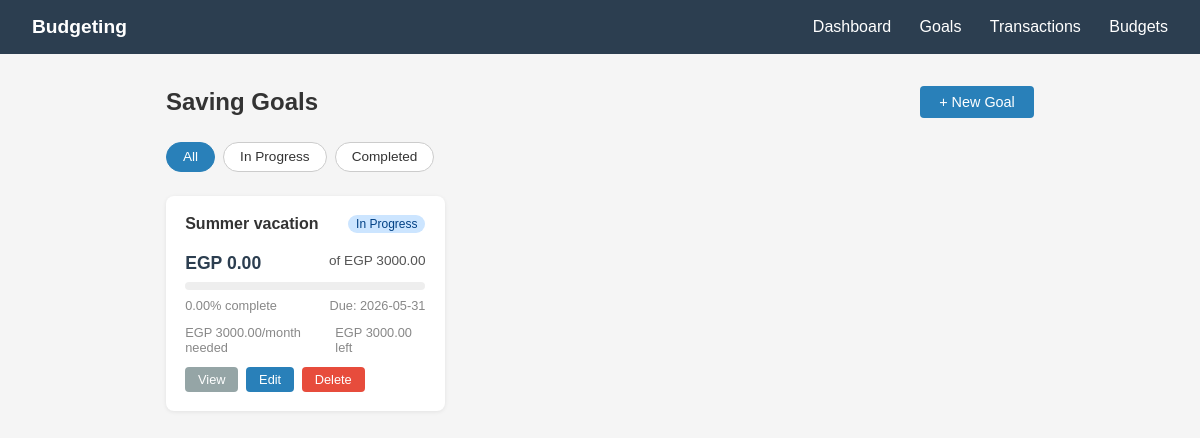
The page /saving-goals/ (signed in) on the database as committed earlier.
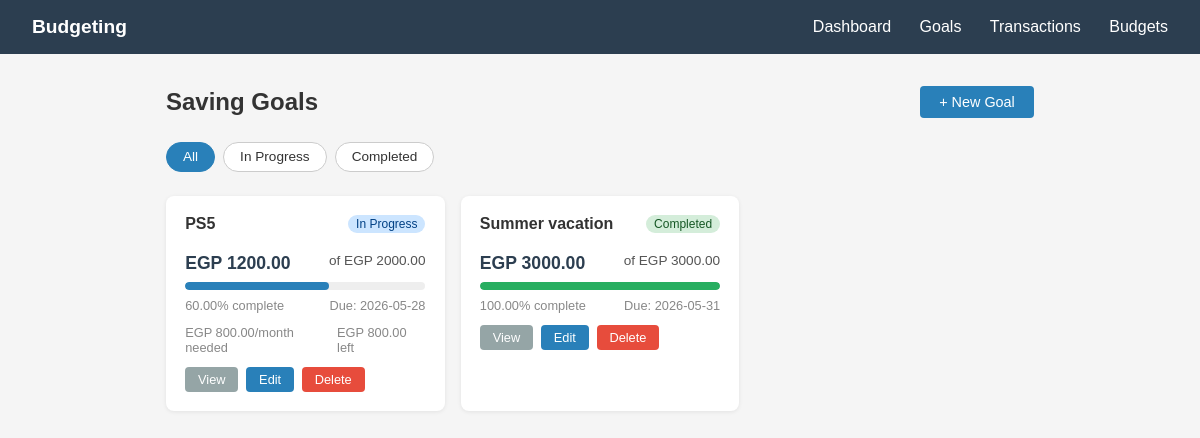
The same page on the database as committed later.
### saving_goals/models.py (models this page shows, shortened)
class SavingGoal(models.Model):
    class Status(models.TextChoices):
        IN_PROGRESS = "In Progress", "In Progress"
        COMPLETED   = "Completed",   "Completed"
    user = models.ForeignKey(settings.AUTH_USER_MODEL, on_delete=models.CASCADE, related_name="saving_goals")
    goal_name= models.CharField(max_length=100)
    target_amount = models.DecimalField(max_digits=10, decimal_places=2)
    current_amount = models.DecimalField(max_digits=10, decimal_places=2, default=0.00)
    deadline = models.DateField()
    status= models.CharField(max_length=20, choices=Status.choices, default=Status.IN_PROGRESS)
    created_at = models.DateTimeField(auto_now_add=True)
    updated_at = models.DateTimeField(auto_now=True)
    class Meta:
        ordering = ["deadline"]
        verbose_name = "Saving Goal"
        verbose_name_plural = "Saving Goals"

### saving_goals/views.py (the view)
# urls.py: path("", views.SavingGoalListView.as_view(),name="saving-goals-list"),
class SavingGoalListView(LoginRequiredMixin, View):
    def get(self, request):
        status_filter = request.GET.get("status")
        goals = services.get_user_goals(request.user, status_filter=status_filter)
        context = {
            "goals":[services.build_goal_data(g) for g in goals],
            "status_filter": status_filter,
        }
        return render(request, "saving_goals/list.html", context)

### saving_goals/services.py (called while the page is built)
def get_user_goals(user, status_filter=None):
    qs = SavingGoal.objects.filter(user=user)
    if status_filter:
        qs = qs.filter(status=status_filter)
    return qs

def calculate_progress(goal):
    if goal.target_amount == 0:
        return Decimal("0.00")
    raw = (goal.current_amount / goal.target_amount) * 100
    return min(Decimal("100.00"), round(raw, 2))

def calculate_monthly_saving_needed(goal):
    today  = timezone.now().date()
    months = (goal.deadline.year - today.year) * 12 + (goal.deadline.month - today.month)
    months = max(1, months)
    remaining = max(Decimal("0.00"), goal.target_amount - goal.current_amount)
    return round(remaining / months, 2)

### saving_goals/singleton.py (called while the page is built)
    def __new__(cls):
        if cls._instance is None:
            cls._instance = object.__new__(SessionManager)
            cls._instance._session_data = {}
        return cls._instance

    def set(self, key: str, value):
        self._session_data[key] = value

### saving_goals/templates/saving_goals/list.html (shortened to what this page needs)
{% extends "base.html" %}
{% block content %}
<div class="page-header">
    <h1>Saving Goals</h1>
    <a href="{% url 'saving-goals-create' %}" class="btn btn-primary">+ New Goal</a>
</div>
<div class="filters">
    <a href="{% url 'saving-goals-list' %}" class="filter-btn {% if not status_filter %}active{% endif %}">All</a>
    <a href="{% url 'saving-goals-list' %}?status=In+Progress" class="filter-btn {% if status_filter == 'In Progress' %}active{% endif %}">In Progress</a>
    <a href="{% url 'saving-goals-list' %}?status=Completed" class="filter-btn {% if status_filter == 'Completed' %}active{% endif %}">Completed</a>
</div>
{% if goals %}
<div class="goals-grid">
    {% for goal in goals %}
    <div class="goal-card">
        <div style="display:flex; justify-content:space-between; align-items:flex-start; margin-bottom:0.5rem;">
            <h3>{{ goal.goal_name }}</h3>
            <span class="status-badge {% if goal.status == 'Completed' %}completed{% else %}in-progress{% endif %}">
                {{ goal.status }}
            </span>
        </div>
        <div class="amounts">
            <span class="current">EGP {{ goal.current_amount }}</span>
            <span>of EGP {{ goal.target_amount }}</span>
        </div>
        <div class="progress-track">
            <div class="progress-fill
                {% if goal.progress_percentage == '100.00' %}complete
                {% elif goal.progress_percentage >= '80.00' %}warning
                {% endif %}"
                style="width: {{ goal.progress_percentage }}%">
            </div>
        </div>
        <div class="meta">
            <span>{{ goal.progress_percentage }}% complete</span>
            <span>Due: {{ goal.deadline }}</span>
        </div>
        {% if goal.status != 'Completed' %}
        <div class="meta">
            <span>EGP {{ goal.monthly_saving_needed }}/month needed</span>
            <span>EGP {{ goal.remaining_amount }} left</span>
        </div>
        {% endif %}
        <div class="card-actions">
            <a href="{% url 'saving-goals-detail' goal.id %}" class="btn btn-secondary" style="font-size:0.8rem; padding:0.3rem 0.8rem;">View</a>
            <a href="{% url 'saving-goals-edit' goal.id %}"   class="btn btn-primary"   style="font-size:0.8rem; padding:0.3rem 0.8rem;">Edit</a>
            <a href="{% url 'saving-goals-delete' goal.id %}" class="btn btn-danger"    style="font-size:0.8rem; padding:0.3rem 0.8rem;">Delete</a>
        </div>
    </div>
    {% endfor %}
</div>
{% else %}
<div class="empty-state">
    <p>No goals yet.</p>
    <a href="{% url 'saving-goals-create' %}" class="btn btn-primary" style="margin-top:1rem;">Create your first goal</a>
</div>
{% endif %}
{% endblock %}

Rows that differ between the two databases and show on the page:
added SavingGoal: goal_name "PS5", status "In Progress", current_amount "1200.00", target_amount "2000.00", progress_percentage "60.00", deadline "2026-05-28", monthly_saving_needed "800.00", remaining_amount "800.00"
changed SavingGoal "Summer vacation": status "In Progress" → "Completed"; current_amount "0.00" → "3000.00"; progress_percentage "0.00" → "100.00"; monthly_saving_needed "3000.00" → (not shown); remaining_amount "3000.00" → (not shown)
